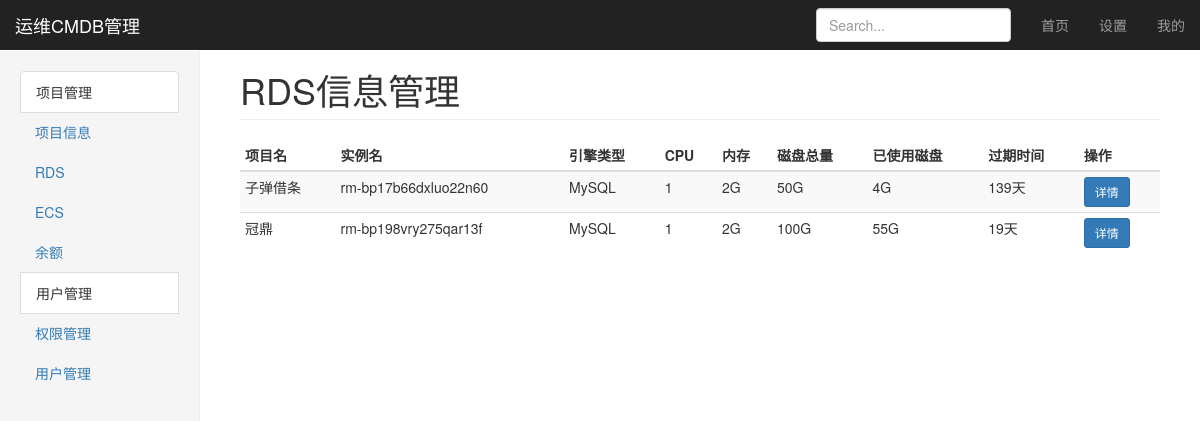
The app's page /rds_info/ (signed in) with its own data.
### information/models.py (models this page shows)
class RdsInfo(models.Model):
    p_name = models.CharField(max_length=64,unique=True,verbose_name="项目名")
    r_aid = models.CharField(max_length=64,verbose_name="实例")
    r_engine = models.CharField(max_length=32,verbose_name="类型")
    r_usage = models.IntegerField(verbose_name="磁盘使用量")
    r_totalusage = models.IntegerField(verbose_name="磁盘总量")
    r_memory = models.IntegerField(verbose_name="内存")
    r_cpu = models.IntegerField(verbose_name="CPU",default=None)
    r_expire = models.IntegerField(verbose_name="过期剩余时间")

### information/views.py (the view)
    def inner(request,*args, **kwargs):
        is_login = request.session.get('is_login',None)
        if is_login:
            return func(request,*args, **kwargs)
        else:
            return redirect('/login/')

### information/views.py (called while the page is built)
def auth(func):
    def inner(request,*args, **kwargs):
        is_login = request.session.get('is_login',None)
        if is_login:
            return func(request,*args, **kwargs)
        else:
            return redirect('/login/')
    return inner

@auth
def rds_info(request):
    rds_info = models.RdsInfo.objects.all()
    return  render(request,'information/rds_info.html',{'info': rds_info})

### templates/information/rds_info.html (shortened to what this page needs)
{% extends "base.html" %}
{% block content %}
<div class="col-sm-9 col-sm-offset-3 col-md-10 col-md-offset-2 main">
  <h1 class="page-header">RDS信息管理</h1>
  <div class="table-responsive">
    <table class="table table-striped table-condensed">
      <thead>
        <tr>
          <th >项目名</th>
          <th>实例名</th>
          <th>引擎类型</th>
          <th>CPU</th>
          <th>内存</th>
          <th>磁盘总量</th>
          <th>已使用磁盘</th>
          <th>过期时间</th>
          <th>操作</th>
        </tr>
      </thead>
      <tbody>
        {% for row in info %}
        <tr p-id="{ row.id }">
          <td id="p_name">{{ row.p_name }}</td>
          <td>{{ row.r_aid }}</td>
          <td>{{ row.r_engine }}</td>
          <td>{{ row.r_cpu }}</td>
          <td>{{ row.r_memory }}G</td>
          <td>{{ row.r_totalusage }}G</td>
          <td>{{ row.r_usage }}G</td>
          <td>{{ row.r_expire }}天</td>
          <td><a class="btn btn-sm btn-primary" href="/rds_detail/{{ row.p_name }}">详情</a></td>
      {% empty %}
           <td>暂无相关数据</td>
        </tr>
      {% endfor %}
      </tbody>
    </table>
  </div>
</div>
{% endblock %}

### static/bootstamp/css/dashboard.css (style rules this page uses)
body { padding-top: 50px; }
.main { padding: 20px; }
@media (min-width: 768px) { .main { padding-right: 40px; padding-left: 40px; } }
.main .page-header { margin-top: 0; }

### records on screen
RdsInfo: p_name "子弹借条", r_aid "rm-bp17b66dxluo22n60", r_engine "MySQL", r_cpu "1", r_memory "2", r_totalusage "50", r_usage "4", r_expire "139"
RdsInfo: p_name "冠鼎", r_aid "rm-bp198vry275qar13f", r_engine "MySQL", r_cpu "1", r_memory "2", r_totalusage "100", r_usage "55", r_expire "19"
